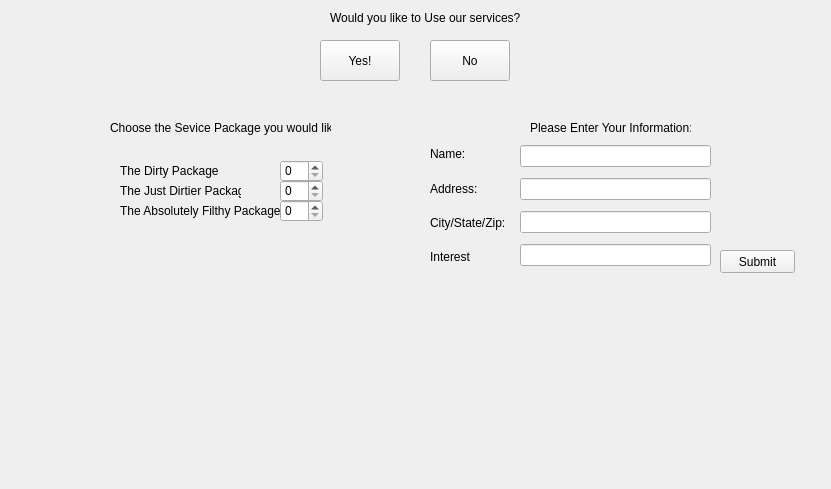
    <widget class="QWidget" name="Home">
     <property name="geometry">
      <rect>
       <x>0</x>
       <y>0</y>
       <width>831</width>
       <height>489</height>
      </rect>
     </property>
     <attribute name="label">
      <string>Page 4</string>
     </attribute>
     <widget class="QPushButton" name="pushButton">
      <property name="geometry">
       <rect>
        <x>320</x>
        <y>40</y>
        <width>80</width>
        <height>41</height>
       </rect>
      </property>
      <property name="text">
       <string>Yes!</string>
      </property>
     </widget>
     <widget class="QWidget" name="layoutWidget">
      <property name="geometry">
       <rect>
        <x>520</x>
        <y>140</y>
        <width>191</width>
        <height>131</height>
       </rect>
      </property>
      <layout class="QVBoxLayout" name="verticalLayout">
       <item>
        <widget class="QLineEdit" name="lineEdit_2"/>
       </item>
       <item>
        <widget class="QLineEdit" name="lineEdit_3"/>
       </item>
       <item>
        <widget class="QLineEdit" name="lineEdit_4"/>
       </item>
       <item>
        <widget class="QLineEdit" name="lineEdit_5"/>
       </item>
      </layout>
     </widget>
     <widget class="QLabel" name="label_3">
      <property name="geometry">
       <rect>
        <x>110</x>
        <y>120</y>
        <width>221</width>
        <height>16</height>
       </rect>
      </property>
      <property name="text">
       <string>Choose the Sevice Package you would like:</string>
      </property>
     </widget>
     <widget class="QPushButton" name="pushButton_4">
      <property name="geometry">
       <rect>
        <x>430</x>
        <y>40</y>
        <width>80</width>
        <height>41</height>
       </rect>
      </property>
      <property name="text">
       <string>No</string>
      </property>
     </widget>
     <widget class="QLabel" name="label_4">
      <property name="geometry">
       <rect>
        <x>330</x>
        <y>10</y>
        <width>201</width>
        <height>16</height>
       </rect>
      </property>
      <property name="text">
       <string>Would you like to Use our services?</string>
      </property>
     </widget>
     <widget class="QLabel" name="label_5">
      <property name="geometry">
       <rect>
        <x>530</x>
        <y>120</y>
        <width>161</width>
        <height>16</height>
       </rect>
      </property>
      <property name="text">
       <string>Please Enter Your Information:</string>
      </property>
     </widget>
     <widget class="QWidget" name="layoutWidget_2">
      <property name="geometry">
       <rect>
        <x>430</x>
        <y>140</y>
        <width>81</width>
        <height>131</height>
       </rect>
      </property>
      <layout class="QVBoxLayout" name="verticalLayout_2">
       <item>
        <widget class="QLabel" name="label_6">
         <property name="text">
          <string>Name:</string>
         </property>
        </widget>
       </item>
       <item>
        <widget class="QLabel" name="label_7">
         <property name="text">
          <string>Address:</string>
         </property>
        </widget>
       </item>
       <item>
        <widget class="QLabel" name="label_8">
         <property name="text">
          <string>City/State/Zip:</string>
         </property>
        </widget>
       </item>
       <item>
        <widget class="QLabel" name="label_9">
         <property name="text">
          <string>Interest</string>
         </property>
        </widget>
       </item>
      </layout>
     </widget>
     <widget class="QPushButton" name="pushButton_5">
      <property name="geometry">
       <rect>
        <x>720</x>
        <y>250</y>
        <width>75</width>
        <height>23</height>
       </rect>
      </property>
      <property name="text">
       <string>Submit</string>
      </property>
     </widget>
     <widget class="QSpinBox" name="spinBox">
      <property name="geometry">
       <rect>
        <x>280</x>
        <y>160</y>
        <width>43</width>
        <height>22</height>
       </rect>
      </property>
     </widget>
     <widget class="QSpinBox" name="spinBox_2">
      <property name="geometry">
       <rect>
        <x>280</x>
        <y>180</y>
        <width>43</width>
        <height>22</height>
       </rect>
      </property>
     </widget>
     <widget class="QSpinBox" name="spinBox_3">
      <property name="geometry">
       <rect>
        <x>280</x>
        <y>200</y>
        <width>43</width>
        <height>22</height>
       </rect>
      </property>
     </widget>
     <widget class="QLabel" name="label_11">
      <property name="geometry">
       <rect>
        <x>120</x>
        <y>160</y>
        <width>121</width>
        <height>21</height>
       </rect>
      </property>
      <property name="text">
       <string>The Dirty Package</string>
      </property>
     </widget>
     <widget class="QLabel" name="label_12">
      <property name="geometry">
       <rect>
        <x>120</x>
        <y>180</y>
        <width>121</width>
        <height>21</height>
       </rect>
      </property>
      <property name="text">
       <string>The Just Dirtier Package</string>
      </property>
     </widget>
     <widget class="QLabel" name="label_14">
      <property name="geometry">
       <rect>
        <x>120</x>
        <y>200</y>
        <width>161</width>
        <height>21</height>
       </rect>
      </property>
      <property name="text">
       <string>The Absolutely Filthy Package</string>
      </property>
     </widget>
     <widget class="QLabel" name="label_15">
      <property name="geometry">
       <rect>
        <x>-4</x>
        <y>-7</y>
        <width>851</width>
        <height>511</height>
       </rect>
      </property>
      <property name="text">
       <string/>
      </property>
      <property name="pixmap">
       <pixmap>assets/sand.jpg</pixmap>
      </property>
      <property name="scaledContents">
       <bool>true</bool>
      </property>
     </widget>
     <zorder>label_15</zorder>
     <zorder>pushButton</zorder>
     <zorder>layoutWidget</zorder>
     <zorder>label_3</zorder>
     <zorder>pushButton_4</zorder>
     <zorder>label_4</zorder>
     <zorder>label_5</zorder>
     <zorder>layoutWidget_2</zorder>
     <zorder>pushButton_5</zorder>
     <zorder>spinBox</zorder>
     <zorder>spinBox_2</zorder>
     <zorder>spinBox_3</zorder>
     <zorder>label_11</zorder>
     <zorder>label_12</zorder>
     <zorder>label_14</zorder>
    </widget>
